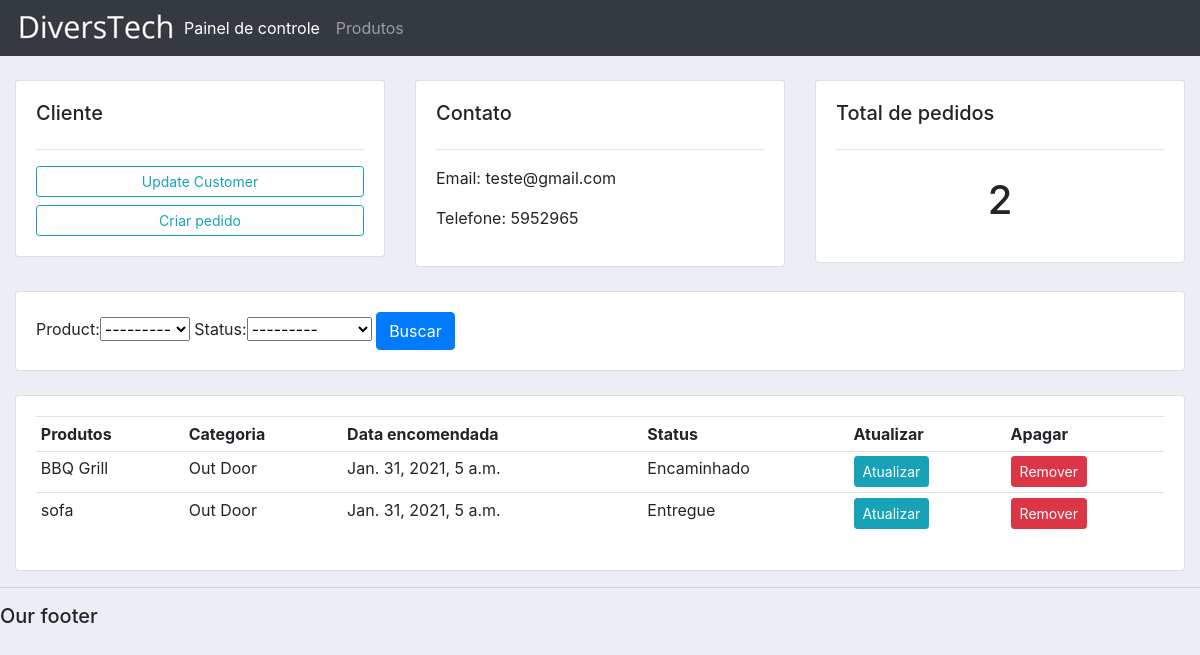
The app's page /customer/2/, older data.
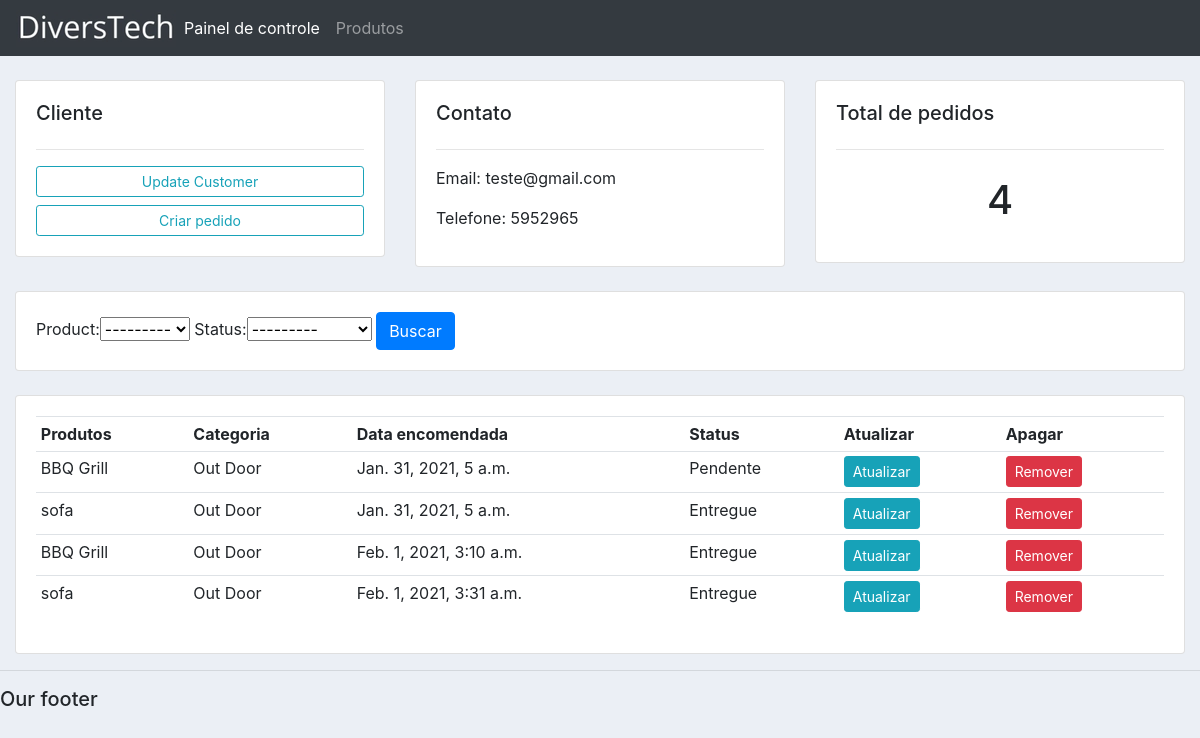
The same page, newer data.
### contas/models.py (models this page shows, shortened)
class Order(models.Model):
	STATUS = (
			('Pendente', 'Pendente'),
			('Encaminhado', 'Encaminhado'),
			('Entregue', 'Entregue'),
			)
	customer = models.ForeignKey(Customer, null=True, on_delete= models.SET_NULL)
	product = models.ForeignKey(Product, null=True, on_delete= models.SET_NULL)
	date_created = models.DateTimeField(auto_now_add=True, null=True)
	status = models.CharField(max_length=200, null=True, choices=STATUS)

class Product(models.Model):
	CATEGORY = (
			('Indoor', 'Indoor'),
			('Out Door', 'Out Door'),
			)
	name = models.CharField(max_length=200, null=True)
	price = models.FloatField(null=True)
	category = models.CharField(max_length=200, null=True, choices=CATEGORY)
	description = models.CharField(max_length=200, null=True, blank=True)
	date_created = models.DateTimeField(auto_now_add=True, null=True)
	tags = models.ManyToManyField(Tag)
	def __str__(self):
		return self.name

### contas/views.py (the view)
# urls.py: path('customer/<str:pk_test>/', views.customer, name="customer"),
def customer(request, pk_test):
    customer = Customer.objects.get(id=pk_test)
    orders = customer.order_set.all()
    order_count = orders.count()
    myFilter = OrderFilter(request.GET, queryset=orders)
    orders = myFilter.qs
    context = {'customer':customer, 'orders':orders, 'order_count':order_count,'myFilter': myFilter}
    return render(request, 'contas/customer.html',context)

### contas/templates/contas/customer.html
{%  extends 'contas/main.html' %}
{% block content %}
	<br>
<div class="row">
	<div class="col-md">
		<div class="card card-body">
			<h5>Cliente</h5>
			<hr>
			<a class="btn btn-outline-info  btn-sm btn-block" href="">Update Customer</a>
			<a class="btn btn-outline-info  btn-sm btn-block"
			href="{% url 'create_order' customer.id%}">Criar pedido</a>
		</div>
	</div>
	<div class="col-md">
		<div class="card card-body">
			<h5>Contato</h5>
			<hr>
			<p>Email: {{customer.email}}</p>
			<p>Telefone: {{customer.phone}}</p>
		</div>
	</div>
	<div class="col-md">
		<div class="card card-body">
			<h5>Total de pedidos</h5>
			<hr>
			<h1 style="text-align: center;padding: 10px">{{order_count}}</h1>
		</div>
	</div>
</div>
<br>
<div class="row">
	<div class="col">
		<div class="card card-body">
			<form method="get">
				{{myFilter.form}}
		    <button class="btn btn-primary" type="submit">Buscar</button>
		  </form>
		</div>
	</div>
</div>
<br>
<div class="row">
	<div class="col-md">
		<div class="card card-body">
			<table class="table table-sm">
				<tr>
					<th>Produtos</th>
					<th>Categoria</th>
					<th>Data encomendada</th>
					<th>Status</th>
					<th>Atualizar</th>
					<th>Apagar</th>
				</tr>
				{% for order in orders %}
				<tr>
					<td>{{order.product}}</td>
					<td>{{order.product.category}}</td>
					<td>{{order.date_created}}</td>
					<td>{{order.status}}</td>
					<td><a class="btn btn-sm btn-info" href="{% url 'update_order' order.id%}">Atualizar</a></td>
					<td><a class="btn btn-sm btn-danger" href="{% url 'delete_order' order.id%}">Remover</a></td>
				</tr>
				{% endfor %}
			</table>
		</div>
	</div>
</div>
{% endblock %}

Row changes from the older to the newer data that the page shows:
changed Order: status "Encaminhado" → "Pendente"
added Order: product "BBQ Grill", product.category "Out Door", date_created "Feb. 1, 2021, 3:10 a.m.", status "Entregue"
added Order: product "sofa", product.category "Out Door", date_created "Feb. 1, 2021, 3:31 a.m.", status "Entregue"
Text that changed along with them:
{{ order_count }}: "2" → "4"
